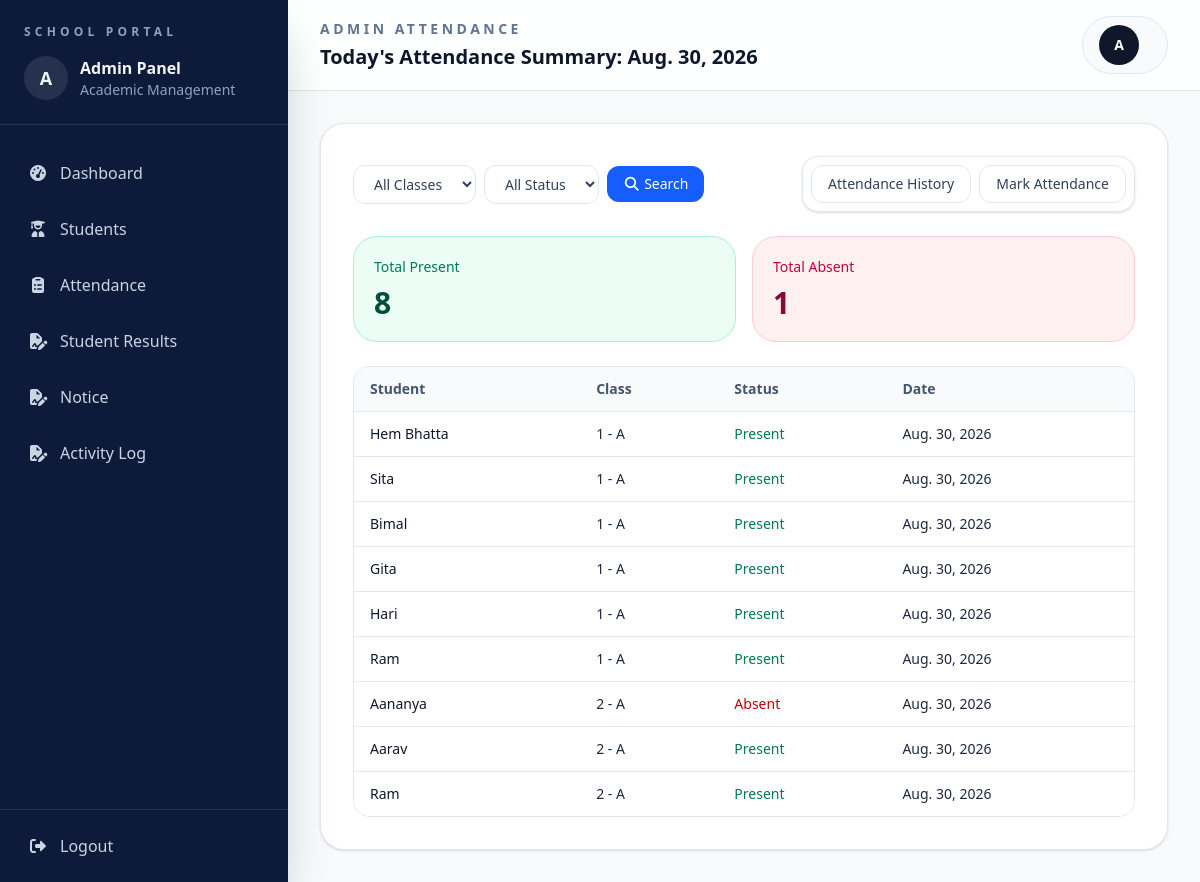
Screenshot of /attendance/admin/today/ with the database file from the repository.
### attendance/models.py (models this page shows, shortened)
class Attendance(models.Model):
    STATUS_CHOICES = (("PRESENT", "Present"), ("ABSENT", "Absent"))
    student = models.ForeignKey(Student, on_delete=models.CASCADE)
    date = models.DateField()
    status = models.CharField(max_length=10, choices=STATUS_CHOICES)
    class Meta:
        unique_together = ("student", "date")

### students/models.py (models this page shows, shortened)
class Student(models.Model):
    name = models.CharField(max_length=50)
    classroom = models.ForeignKey(
        ClassRoom, on_delete=models.CASCADE, related_name="students"
    )
    address = models.TextField(blank=True, null=True)
    phone = models.CharField(max_length=10, blank=True)
    date_of_birth = models.DateField(default="2000-01-01")

class ClassRoom(models.Model):
    name = models.CharField(max_length=50)
    section = models.CharField(max_length=10)
    teacher = models.ForeignKey(
        User, on_delete=models.SET_NULL, null=True, limit_choices_to={"role": "TEACHER"}
    )

### attendance/views.py (the view)
def admin_today_attendance(request):
    today = date.today()
    classroom_id = request.GET.get("classroom")
    status = request.GET.get("status")
    classrooms = ClassRoom.objects.all().order_by(
        "name",
        "section"
    )
    attendance_records = Attendance.objects.filter(
        date=today
    ).select_related(
        "student",
        "student__classroom"
    )
    if classroom_id:
        attendance_records = attendance_records.filter(
            student__classroom_id=classroom_id
        )
    if status in ["PRESENT", "ABSENT"]:
        attendance_records = attendance_records.filter(
            status=status
        )
    attendance_records = attendance_records.order_by(
        "student__classroom__name",
        "student__classroom__section",
        "student__name"
    )
    present = attendance_records.filter(
        status="PRESENT"
    ).count()
    absent = attendance_records.filter(
        status="ABSENT"
    ).count()
    context = {
        "attendance_records": attendance_records,
        "today": today,
        "present": present,
        "absent": absent,
        "classrooms": classrooms,
        "selected_classroom": classroom_id,
        "selected_status": status,
    }
    return render(
        request,
        "attendance/admin_today_attendance.html",
        context
    )

### attendance/templates/attendance/admin_today_attendance.html (shortened to what this page needs)
{% extends 'adminbase.html' %}
{% block page_label %}Admin Attendance{% endblock %}
{% block page_title %}
Today's Attendance Summary: {{ today }}
{% endblock %}
{% block content %}
<div class="space-y-6">
  <div class="flex flex-col gap-4 lg:flex-row lg:items-center lg:justify-between">
    <form method="get" class="flex flex-wrap items-center gap-2">
      <select
        name="classroom"
        class="rounded-xl border border-slate-200 bg-white px-4 py-2 text-sm text-slate-700 outline-none transition focus:border-blue-500"
      >
        <option value="">
          All Classes
        </option>
      </select>
      <select
        name="status"
        class="rounded-xl border border-slate-200 bg-white px-4 py-2 text-sm text-slate-700 outline-none transition focus:border-blue-500"
      >
        <option value="">
          All Status
        </option>
      </select>
      <button
        type="submit"
        class="rounded-xl bg-blue-600 px-4 py-2 text-sm font-medium text-white transition hover:bg-blue-700"
      >
        <i class="fa-solid fa-magnifying-glass"></i>
        Search
      </button>
    </form>
    <div class="flex flex-wrap gap-2 rounded-2xl border border-slate-200 bg-white p-2 shadow-sm">
      <a
        href="{% url 'admin-attendance-history' %}"
        class="rounded-xl border border-slate-200 px-4 py-2 text-sm font-medium text-slate-700 transition hover:border-emerald-300 hover:bg-emerald-50 hover:text-emerald-700"
      >
        Attendance History
      </a>
      <a
        href="{% url 'admin-mark-attendance' %}"
        class="rounded-xl border border-slate-200 px-4 py-2 text-sm font-medium text-slate-700 transition hover:border-emerald-300 hover:bg-emerald-50 hover:text-emerald-700"
      >
        Mark Attendance
      </a>
    </div>
  </div>
  <div class="grid gap-4 md:grid-cols-2">
    <div class="rounded-3xl border border-emerald-200 bg-emerald-50 p-5">
      <p class="text-sm font-medium text-emerald-700">
        Total Present
      </p>
      <p class="mt-2 text-3xl font-semibold text-emerald-900">
        {{ present }}
      </p>
    </div>
    <div class="rounded-3xl border border-rose-200 bg-rose-50 p-5">
      <p class="text-sm font-medium text-rose-700">
        Total Absent
      </p>
      <p class="mt-2 text-3xl font-semibold text-rose-900">
        {{ absent }}
      </p>
    </div>
  </div>
  <div class="overflow-hidden rounded-2xl border border-slate-200">
    <table class="min-w-full divide-y divide-slate-200 text-left text-sm">
      <thead class="bg-slate-50 text-slate-600">
        <tr>
          <th class="px-4 py-3 font-semibold">
            Student
          </th>
          <th class="px-4 py-3 font-semibold">
            Class
          </th>
          <th class="px-4 py-3 font-semibold">
            Status
          </th>
          <th class="px-4 py-3 font-semibold">
            Date
          </th>
        </tr>
      </thead>
      <tbody class="divide-y divide-slate-200 bg-white">
        {% for attendance in attendance_records %}
        <tr>
          <td class="px-4 py-3 font-medium text-slate-900">
            {{ attendance.student.name|title }}
          </td>
          <td class="px-4 py-3">
            {{ attendance.student.classroom.name }}
            -
            {{ attendance.student.classroom.section|title }}
          </td>
          {% if attendance.status == "PRESENT" %}
          <td class="px-4 py-3 font-medium text-emerald-700">
            Present
          </td>
          {% else %}
          <td class="px-4 py-3 font-medium text-red-700">
            Absent
          </td>
          {% endif %}
          <td class="px-4 py-3">
            {{ attendance.date }}
          </td>
        </tr>
        {% endfor %}
      </tbody>
    </table>
  </div>
</div>
{% endblock %}

### rows the page displays
Attendance: student.name "Hem Bhatta", student.classroom.name "1", student.classroom.section "A", status "Present", date "Aug. 30, 2026"
Attendance: student.name "Sita", student.classroom.name "1", student.classroom.section "A", status "Present", date "Aug. 30, 2026"
Attendance: student.name "Bimal", student.classroom.name "1", student.classroom.section "A", status "Present", date "Aug. 30, 2026"
Attendance: student.name "Gita", student.classroom.name "1", student.classroom.section "A", status "Present", date "Aug. 30, 2026"
Attendance: student.name "Hari", student.classroom.name "1", student.classroom.section "A", status "Present", date "Aug. 30, 2026"
Attendance: student.name "Ram", student.classroom.name "1", student.classroom.section "A", status "Present", date "Aug. 30, 2026"
Attendance: student.name "Aananya", student.classroom.name "2", student.classroom.section "A", status "Absent", date "Aug. 30, 2026"
Attendance: student.name "Aarav", student.classroom.name "2", student.classroom.section "A", status "Present", date "Aug. 30, 2026"
Attendance: student.name "Ram", student.classroom.name "2", student.classroom.section "A", status "Present", date "Aug. 30, 2026"

### other values shown
{{ present }} "8"
{{ absent }} "1"
